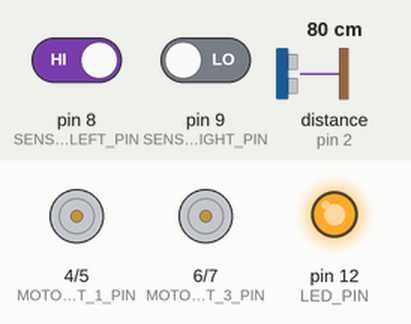
Bench run of a sketch on a simulated Arduino Uno, built with avr-gcc and run on an emulated ATmega328P. Parts: motor-driver pin pairs drawn as motors (green arrow = first pin HIGH = forward, orange = second pin HIGH = backward, longer = more drive), output pins drawn as LEDs (lit = HIGH). Wiring (inferred from the names in the program): ultrasonic range finder: trigger pin 3; echo pin 2. The test bench sets the inputs (shaded band); at power-on: distance to the obstacle (sensor on pin 2) 80 cm, pin 9 (SENSOR_RIGHT_PIN) LOW, pin 8 (SENSOR_LEFT_PIN) HIGH. The echo pulse lasts 58.3 µs per cm; pins used as bus, display or sensor lines are not drawn.

Above: at 3.8 s.
3.9 s: distance to the obstacle (sensor on pin 2) set to 13 cm
10.5 s: distance to the obstacle (sensor on pin 2) set to 10 cm
At 14.8 s:
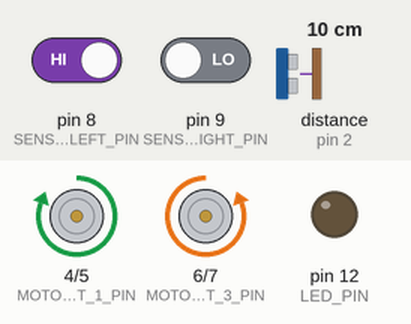
16.5 s: distance to the obstacle (sensor on pin 2) set to 18 cm
20.4 s: pin 9 (SENSOR_RIGHT_PIN) driven HIGH
At 21.4 s:
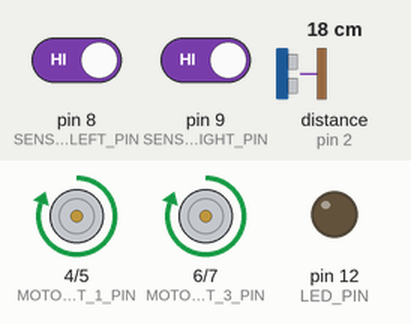
24.3 s: pin 9 (SENSOR_RIGHT_PIN) driven LOW
At 27.1 s:
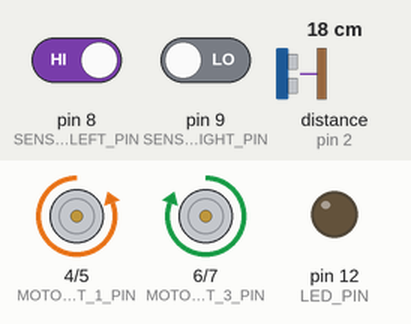
Timing chart, 0 to 32.8 s (numbered marks = the images above; inputs shaded):
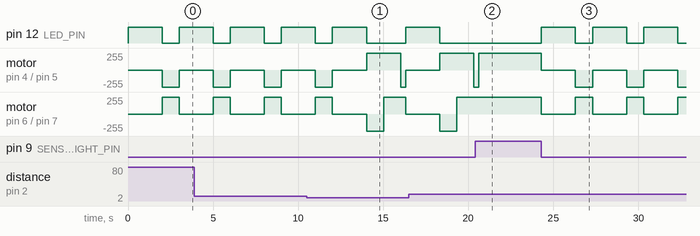

The sketch:

Voice_Control.ino
```cpp
///////////////////////////////////////////////////////////////
// Engineer   - I.Gogul
// College    - Madras Institute of Technology, Chennai
// University - Anna University
// Design     - Voice Controlled Robot using Android
//////////////////////////////////////////////////////////////

#include <SoftwareSerial.h>

#define ECHO_PIN 2
#define TRIGGER_PIN 3
#define MOTOR_INPUT_1_PIN 4
#define MOTOR_INPUT_2_PIN 5
#define MOTOR_INPUT_3_PIN 6
#define MOTOR_INPUT_4_PIN 7
#define SENSOR_LEFT_PIN 8
#define SENSOR_RIGHT_PIN 9
#define RX_PIN 10
#define TX_PIN 11
#define LED_PIN 12

SoftwareSerial BT(TX_PIN, RX_PIN);
String voice;
int obstacleCleared;
void setup() {
  BT.begin(9600);
  Serial.begin(9600);

  pinMode(TRIGGER_PIN, OUTPUT);
  pinMode(ECHO_PIN, INPUT);
  pinMode(MOTOR_INPUT_1_PIN, OUTPUT);
  pinMode(MOTOR_INPUT_2_PIN, OUTPUT);
  pinMode(MOTOR_INPUT_3_PIN, OUTPUT);
  pinMode(MOTOR_INPUT_4_PIN, OUTPUT);
  pinMode(SENSOR_LEFT_PIN, INPUT);
  pinMode(SENSOR_RIGHT_PIN, INPUT);
  pinMode(LED_PIN, OUTPUT);

}

void loop() {
  int distance, duration;
  digitalWrite(TRIGGER_PIN, HIGH);
  delayMicroseconds(1000);
  digitalWrite(TRIGGER_PIN, LOW);

  duration = pulseIn(ECHO_PIN, HIGH);

  distance = (duration/2) / 29.1;

  if(distance <= 10){
    obstacleCleared = 1;     // Obstacle is there
    if(obstacleCleared == 1){
      // Stop
      motor_stop();
      delay(2000);
      // Take a 90 degree right turn
      motor_right();
      delay(1000);
      // Move forward
      motor_forward();
      delay(1000);
      // Take a 90 degree left turn
      motor_left();
      delay(300);
      // Move forward
      motor_forward();

      obstacleCleared = 0; // Obstacle cleared successfully
    }
  }
  else if (digitalRead(SENSOR_LEFT_PIN) == LOW){
    motor_stop();
    delay(2000);
    // Take a 90 degree right turn
    motor_right();
    delay(1000);
    // Move forward
    motor_forward();
  }
  else if (digitalRead(SENSOR_RIGHT_PIN) == LOW){
    motor_stop();
    delay(2000);
    // Take a 90 degree right turn
    motor_left();
    delay(1000);
    // Move forward
    motor_forward();
  }
  else {
    while (BT.available()){
      delay(10);
      char c = BT.read();
      if (c == '#') { break; }
        voice += c;
    }
    if (voice.length() > 0) {
      Serial.println(voice);
      if(voice == "*forward") {
        motor_forward();
      }
      else if(voice == "*back"){
        motor_reverse();
      }
      else if(voice == "*left"){
        motor_left();
      }
      else if(voice == "*right"){
        motor_right();
      }
      else if(voice == "*hold"){
        motor_stop();
      }
      voice="";
    }
  }
}

void motor_stop(){
    digitalWrite(MOTOR_INPUT_1_PIN, LOW);
    digitalWrite(MOTOR_INPUT_2_PIN, LOW);
    digitalWrite(MOTOR_INPUT_3_PIN, LOW);
    digitalWrite(MOTOR_INPUT_4_PIN, LOW);
    digitalWrite(LED_PIN, HIGH);
}

void motor_right(){
    digitalWrite(MOTOR_INPUT_1_PIN, HIGH);
    digitalWrite(MOTOR_INPUT_2_PIN, LOW);
    digitalWrite(MOTOR_INPUT_3_PIN, LOW);
    digitalWrite(MOTOR_INPUT_4_PIN, HIGH);
    digitalWrite(LED_PIN, LOW);
}

void motor_left(){
    digitalWrite(MOTOR_INPUT_1_PIN, LOW);
    digitalWrite(MOTOR_INPUT_2_PIN, HIGH);
    digitalWrite(MOTOR_INPUT_3_PIN, HIGH);
    digitalWrite(MOTOR_INPUT_4_PIN, LOW);
    digitalWrite(LED_PIN, LOW);
}
void motor_forward(){
    digitalWrite(MOTOR_INPUT_1_PIN, HIGH);
    digitalWrite(MOTOR_INPUT_2_PIN, LOW);
    digitalWrite(MOTOR_INPUT_3_PIN, HIGH);
    digitalWrite(MOTOR_INPUT_4_PIN, LOW);
    digitalWrite(LED_PIN, LOW);
}

void motor_reverse(){
    digitalWrite(MOTOR_INPUT_1_PIN, LOW);
    digitalWrite(MOTOR_INPUT_2_PIN, HIGH);
    digitalWrite(MOTOR_INPUT_3_PIN, LOW);
    digitalWrite(MOTOR_INPUT_4_PIN, HIGH);
    digitalWrite(LED_PIN, LOW);
}
```

Measured:
- the behaviour switches between 12 and 11 cm on distance to the obstacle (sensor on pin 2) (found by bisection; images 0 and 1)
- after the input at 20.4 s, pin 12 (LED_PIN): stays LOW (without the input it goes to HIGH after 0.22 s); motor on pin 6 (MOTOR_INPUT_3_PIN) / pin 7 (MOTOR_INPUT_4_PIN): stays forward 255/255 (without the input it goes to stopped after 0.22 s)
- after the input at 24.3 s, pin 12 (LED_PIN): alternates HIGH for 2.0 s and LOW for 1.0 s, starting at once; motor on pin 4 (MOTOR_INPUT_1_PIN) / pin 5 (MOTOR_INPUT_2_PIN): alternates backward 255/255 for 1.0 s and stopped for 2.0 s, starting at once
- by itself, pin 12 (LED_PIN): alternates HIGH for 2.0 s and LOW for 1.0 s
- by itself, motor on pin 4 (MOTOR_INPUT_1_PIN) / pin 5 (MOTOR_INPUT_2_PIN): alternates backward 255/255 for 1.0 s and stopped for 2.0 s
- by itself, motor on pin 6 (MOTOR_INPUT_3_PIN) / pin 7 (MOTOR_INPUT_4_PIN): alternates forward 255/255 for 1.0 s and stopped for 2.0 s
